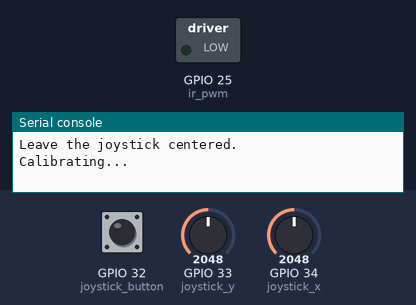
The program below on a simulated ESP32 board running MicroPython. Shown: switched loads named in the program (green lamp = pin HIGH), the last lines printed to the serial console. Dashed ring = blinking. Inputs (shaded band) come from the test bench; at power-on: GPIO 33 (joystick_y) = 2048, GPIO 34 (joystick_x) = 2048, GPIO 32 (joystick_button) HIGH (analog values on the 0–4095 scale).

Above: at 0.1 s.
At 1.7 s:
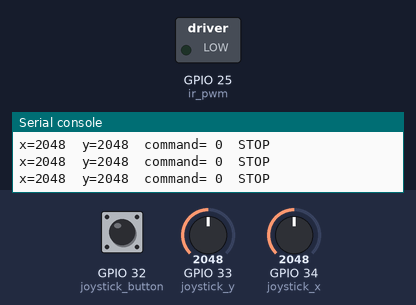
1.8 s: GPIO 33 (joystick_y) set to 2866
4.8 s: GPIO 34 (joystick_x) set to 2866
7.8 s: GPIO 32 (joystick_button) pulled LOW for 0.2 s
10.8 s: GPIO 33 (joystick_y) set to 2047
13.8 s: GPIO 34 (joystick_x) set to 1228
Timing chart, 0 to 17.8 s (numbered marks = the images above; inputs shaded):
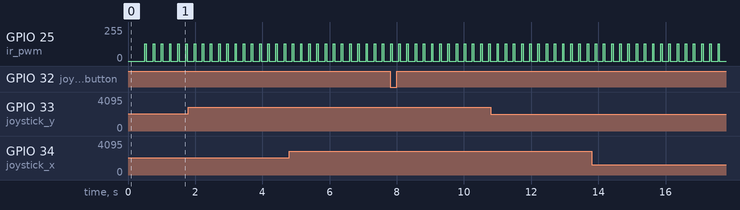

The program:

main.joystick.py
```python
"""
ESP32 Joystick-Controlled IR Transmitter
========================================

Hardware:
    ESP-WROOM-32 development board
    KY-023 dual-axis joystick
    38 kHz IR transmitter module

Wiring:
    KY-023 GND  -> ESP32 GND
    KY-023 VCC  -> ESP32 3V3
    KY-023 VRx  -> ESP32 GPIO 34
    KY-023 VRy  -> ESP32 GPIO 35
    KY-023 SW   -> ESP32 GPIO 32

    IR module GND -> ESP32 GND
    IR module VCC -> ESP32 3V3
    IR module SIG -> ESP32 GPIO 25

This program is intentionally kept in one file for teaching.

Later, its sections could be separated into:

    config.py      Pin numbers and adjustable settings
    commands.py    Command definitions
    joystick.py    Joystick reading and direction logic
    ir_tx.py       Infrared transmission
    main.py        Main control loop

For now, keeping everything together makes the execution flow easier
to see and reduces the number of files students must mentally track.
"""

# =====================================================================
# SECTION 1: IMPORTS
#
# Future location:
#     These imports would remain in the modules that use them.
#
# Why this section exists:
#     Imports give the program access to ESP32 hardware and timing tools.
# =====================================================================

from machine import ADC, Pin, PWM
from time import sleep_ms, sleep_us, ticks_diff, ticks_ms

# =====================================================================
# SECTION 2: PIN ASSIGNMENTS
#
# Possible future file:
#     config.py or pins.py
#
# Why separate these later:
#     If the hardware wiring changes, we should only need to update pin
#     numbers in one location.
#
# GPIO numbers correspond directly to the labels printed on the ESP32.
# For example, Pin(25) means GPIO25.
# =====================================================================

JOYSTICK_X_PIN = 34
JOYSTICK_Y_PIN = 33
JOYSTICK_BUTTON_PIN = 32

IR_TRANSMITTER_PIN = 25


# =====================================================================
# SECTION 3: COMMAND DEFINITIONS
#
# Possible future file:
#     commands.py
#
# Why separate these later:
#     Other parts of the program can use names such as FORWARD rather
#     than unexplained numbers such as 1 or 4.
#
# Decimal values are used because they are easier for beginning students
# to read. Hexadecimal is not required.
# =====================================================================

STOP = 0
FORWARD = 1
BACKWARD = 2
LEFT = 3
RIGHT = 4
FORWARD_LEFT = 5
FORWARD_RIGHT = 6
BACKWARD_LEFT = 7
BACKWARD_RIGHT = 8
JOYSTICK_BUTTON = 9


# A dictionary is useful for debugging output.
#
# The robot does not receive these strings. It receives only the numeric
# command. The strings are printed for humans watching the serial console.

COMMAND_NAMES = {
    STOP: "STOP",
    FORWARD: "FORWARD",
    BACKWARD: "BACKWARD",
    LEFT: "LEFT",
    RIGHT: "RIGHT",
    FORWARD_LEFT: "FORWARD_LEFT",
    FORWARD_RIGHT: "FORWARD_RIGHT",
    BACKWARD_LEFT: "BACKWARD_LEFT",
    BACKWARD_RIGHT: "BACKWARD_RIGHT",
    JOYSTICK_BUTTON: "JOYSTICK_BUTTON",
}


# =====================================================================
# SECTION 4: ADJUSTABLE SETTINGS
#
# Possible future file:
#     config.py
#
# Why separate these later:
#     These values alter behavior without changing the program logic.
# =====================================================================

# The ESP32 ADC normally returns values from approximately 0 through 4095.
#
# A KY-023 joystick should rest near the middle, approximately 2048,
# although inexpensive joystick modules are rarely perfectly centered.

DEFAULT_CENTER_X = 2048
DEFAULT_CENTER_Y = 2048


# Ignore small movements around the center.
#
# Without a dead zone, tiny electrical variations could cause the robot
# to twitch while the joystick appears centered.

DEAD_ZONE = 500


# Number of joystick samples used during startup calibration.
#
# The joystick must remain untouched while these samples are collected.

CALIBRATION_SAMPLES = 25


# How frequently the current command is retransmitted.
#
# Repeating commands helps recover from an occasional missed IR frame.

SEND_INTERVAL_MS = 120


# Small delay in the main loop.
#
# This prevents the ESP32 from reading and printing values thousands of
# times per second for absolutely no useful reason.

LOOP_DELAY_MS = 200


# Standard infrared remote-control carrier frequency.

IR_FREQUENCY_HZ = 38_000


# PWM duty cycle while the IR carrier is active.
#
# 32768 is approximately 50% of the full 16-bit duty range.

IR_DUTY_ON = 32768
IR_DUTY_OFF = 0


# =====================================================================
# SECTION 5: HARDWARE INITIALIZATION
#
# Possible future file:
#     hardware.py
#
# Why separate this later:
#     It gathers the physical hardware setup into one predictable place.
# =====================================================================

# Create analog input objects for the joystick axes.

joystick_x = ADC(Pin(JOYSTICK_X_PIN))
joystick_y = ADC(Pin(JOYSTICK_Y_PIN))


# Allow the ADC pins to measure most of the ESP32's 3.3 V range.
#
# This setting is specific to the ESP32 MicroPython implementation.

joystick_x.atten(ADC.ATTN_11DB)
joystick_y.atten(ADC.ATTN_11DB)


# The KY-023 switch connects its output to ground when pressed.
#
# PULL_UP keeps the pin HIGH while the button is not pressed:
#
#     Not pressed -> 1
#     Pressed     -> 0

joystick_button = Pin(
    JOYSTICK_BUTTON_PIN,
    Pin.IN,
    Pin.PULL_UP,
)


# PWM creates the 38 kHz infrared carrier.
#
# The carrier begins disabled because duty_u16 is initially zero.

ir_pwm = PWM(
    Pin(IR_TRANSMITTER_PIN),
    freq=IR_FREQUENCY_HZ,
    duty_u16=IR_DUTY_OFF,
)


# =====================================================================
# SECTION 6: JOYSTICK CALIBRATION
#
# Possible future file:
#     joystick.py
#
# Why calibrate:
#     A real joystick may rest at x=2150 and y=1930 rather than exactly
#     2048. Measuring its resting position gives more reliable behavior.
# =====================================================================


def calibrate_joystick():
    """
    Measure the joystick's resting center position.

    The user should leave the joystick untouched during calibration.

    Returns:
        tuple: (center_x, center_y)
    """

    print("Leave the joystick centered.")
    print("Calibrating...")

    total_x = 0
    total_y = 0

    for _ in range(CALIBRATION_SAMPLES):
        total_x += joystick_x.read()
        total_y += joystick_y.read()
        sleep_ms(20)

    center_x = total_x // CALIBRATION_SAMPLES
    center_y = total_y // CALIBRATION_SAMPLES

    print("Calibration complete.")
    print("Center X:", center_x)
    print("Center Y:", center_y)
    print()

    return center_x, center_y


# =====================================================================
# SECTION 7: JOYSTICK READING AND CLASSIFICATION
#
# Possible future file:
#     joystick.py
#
# Why this is its own logical section:
#     Reading hardware and deciding what a joystick position means are
#     separate responsibilities from transmitting infrared data.
# =====================================================================


def button_is_pressed():
    """
    Return True when the joystick's built-in switch is pressed.
    """

    return joystick_button.value() == 0


def read_joystick():
    """
    Read the current analog joystick values.

    Returns:
        tuple: (x_value, y_value)
    """
    return joystick_x.read(), joystick_y.read()


def get_joystick_command(x_value, y_value, center_x, center_y):
    """
    Convert analog joystick values into one numeric command.

    The joystick's physical orientation may reverse one or both axes.
    If FORWARD and BACKWARD appear reversed, swap those comparisons.
    The same applies to LEFT and RIGHT.

    Args:
        x_value: Current horizontal ADC reading
        y_value: Current vertical ADC reading
        center_x: Calibrated horizontal center
        center_y: Calibrated vertical center

    Returns:
        One of the numeric command constants.
    """

    # Determine whether each axis is outside its dead zone.

    moving_left = x_value < center_x - DEAD_ZONE
    moving_right = x_value > center_x + DEAD_ZONE

    moving_forward = y_value < center_y - DEAD_ZONE
    moving_backward = y_value > center_y + DEAD_ZONE

    # Check diagonals first.
    #
    # If we checked FORWARD first, a forward-left position would be
    # classified only as FORWARD and the horizontal movement would be
    # ignored.

    if moving_forward and moving_left:
        return FORWARD_LEFT

    if moving_forward and moving_right:
        return FORWARD_RIGHT

    if moving_backward and moving_left:
        return BACKWARD_LEFT

    if moving_backward and moving_right:
        return BACKWARD_RIGHT

    # Check the four basic directions.

    if moving_forward:
        return FORWARD

    if moving_backward:
        return BACKWARD

    if moving_left:
        return LEFT

    if moving_right:
        return RIGHT

    # Neither axis moved outside the dead zone.

    return STOP


# =====================================================================
# SECTION 8: INFRARED CARRIER CONTROL
#
# Possible future file:
#     ir_tx.py
#
# Terminology:
#
#     mark  = transmit the 38 kHz infrared carrier
#     space = stop transmitting the carrier
#
# The receiver sees a timed pattern of marks and spaces.
# =====================================================================


def ir_mark(duration_us):
    """
    Transmit the 38 kHz carrier for a specified number of microseconds.
    """

    ir_pwm.duty_u16(IR_DUTY_ON)
    sleep_us(duration_us)
    ir_pwm.duty_u16(IR_DUTY_OFF)


def ir_space(duration_us):
    """
    Leave the infrared carrier off for a specified number of microseconds.
    """

    ir_pwm.duty_u16(IR_DUTY_OFF)

    if duration_us > 0:
        sleep_us(duration_us)


# =====================================================================
# SECTION 9: INFRARED BIT ENCODING
#
# Possible future file:
#     ir_tx.py
#
# This uses pulse-distance encoding:
#
#     Binary 0:
#         short mark + short space
#
#     Binary 1:
#         short mark + long space
#
# This resembles common consumer IR protocols and works well with a
# typical demodulating 38 kHz receiver.
# =====================================================================


def send_ir_bit(bit_value):
    """
    Send one binary bit through the IR transmitter.

    Args:
        bit_value: 0 or 1
    """

    # Every bit begins with the same 560 microsecond mark.

    ir_mark(560)

    if bit_value == 0:
        ir_space(560)
    else:
        ir_space(1690)


def send_ir_byte(value):
    """
    Send one 8-bit value, least-significant bit first.

    Args:
        value: Integer from 0 through 255
    """

    for bit_position in range(8):
        bit_value = (value >> bit_position) & 1
        send_ir_bit(bit_value)


# =====================================================================
# SECTION 10: COMPLETE COMMAND TRANSMISSION
#
# Possible future file:
#     ir_tx.py
#
# Frame format:
#
#     Header
#     Command byte
#     Inverted command byte
#     Ending mark
#
# Example:
#
#     Command:
#         1
#
#     Inverted command:
#         254
#
# The receiver can verify:
#
#     command + inverted_command == 255
#
# This provides a small amount of error detection without introducing
# addresses, packet classes, checksums, or other ceremonial complexity.
# =====================================================================


def send_ir_command(command):
    """
    Transmit one joystick command.

    Args:
        command: Integer from 0 through 255
    """

    # Start/header pattern tells the receiver that a new frame is coming.

    ir_mark(9000)
    ir_space(4500)

    # Send the actual command.

    send_ir_byte(command)

    # Send the one's complement of the command for error checking.
    #
    # XOR with 255 flips all eight bits:
    #
    #     command 1   -> inverted value 254
    #     command 2   -> inverted value 253
    #     command 255 -> inverted value 0

    inverted_command = command ^ 255
    send_ir_byte(inverted_command)

    # Final mark completes the transmission.

    ir_mark(560)
    ir_space(0)


# =====================================================================
# SECTION 11: DEBUG OUTPUT
#
# Possible future file:
#     utils.py
#
# Why isolate this conceptually:
#     Debug output is useful during development but may be disabled later.
# =====================================================================


def print_command(command, x_value, y_value):
    """
    Print readable controller information to the serial console.
    """

    command_name = COMMAND_NAMES.get(command, "UNKNOWN")

    print(
        "x={:4d}  y={:4d}  command={:2d}  {}".format(
            x_value,
            y_value,
            command,
            command_name,
        )
    )


# =====================================================================
# SECTION 12: MAIN PROGRAM
#
# This section should remain in:
#     main.py
#
# Why:
#     main.py should show the overall behavior of the application.
#
# Ideally, it reads like an outline:
#
#     1. Read inputs
#     2. Decide on a command
#     3. Send the command
#     4. Repeat
# =====================================================================


def main():
    """
    Run the joystick-controlled IR transmitter.
    """

    center_x, center_y = calibrate_joystick()

    import sys

    # sys.exit(0)

    previous_command = None
    last_send_time = ticks_ms()

    print("Controller ready.")
    print("Move the joystick or press its button.")
    print()

    while True:
        # -------------------------------------------------------------
        # Step 1: Read the joystick hardware.
        # -------------------------------------------------------------

        x_value, y_value = read_joystick()

        # -------------------------------------------------------------
        # Step 2: Convert the input into a named command.
        #
        # The joystick button takes priority over directional movement.
        # -------------------------------------------------------------

        if button_is_pressed():
            current_command = JOYSTICK_BUTTON
        else:
            current_command = get_joystick_command(
                x_value,
                y_value,
                center_x,
                center_y,
            )

        # -------------------------------------------------------------
        # Step 3: Decide whether the command should be transmitted.
        #
        # Send when:
        #
        #     The command changed
        #
        # or:
        #
        #     Enough time has passed since the previous transmission
        #
        # Periodic repetition helps if one IR frame is missed.
        # -------------------------------------------------------------

        current_time = ticks_ms()

        command_changed = current_command != previous_command

        repeat_due = ticks_diff(current_time, last_send_time) >= SEND_INTERVAL_MS

        if command_changed or repeat_due:
            send_ir_command(current_command)

            print_command(
                current_command,
                x_value,
                y_value,
            )

            previous_command = current_command
            last_send_time = current_time

        # -------------------------------------------------------------
        # Step 4: Pause briefly and repeat.
        # -------------------------------------------------------------

        sleep_ms(LOOP_DELAY_MS)


# =====================================================================
# SECTION 13: PROGRAM ENTRY POINT
#
# This pattern makes the program's starting point explicit.
# =====================================================================

try:
    main()

except KeyboardInterrupt:
    # Ctrl-C from the MicroPython REPL stops the program cleanly.

    print()
    print("Controller stopped.")

finally:
    # Make absolutely sure the IR transmitter is disabled when the
    # program exits or encounters an error.

    ir_pwm.duty_u16(IR_DUTY_OFF)
```

Measured:
- by itself, GPIO 25 (ir_pwm): alternates 128/255 for 0.04 s and 0/255 for 0.20 s
